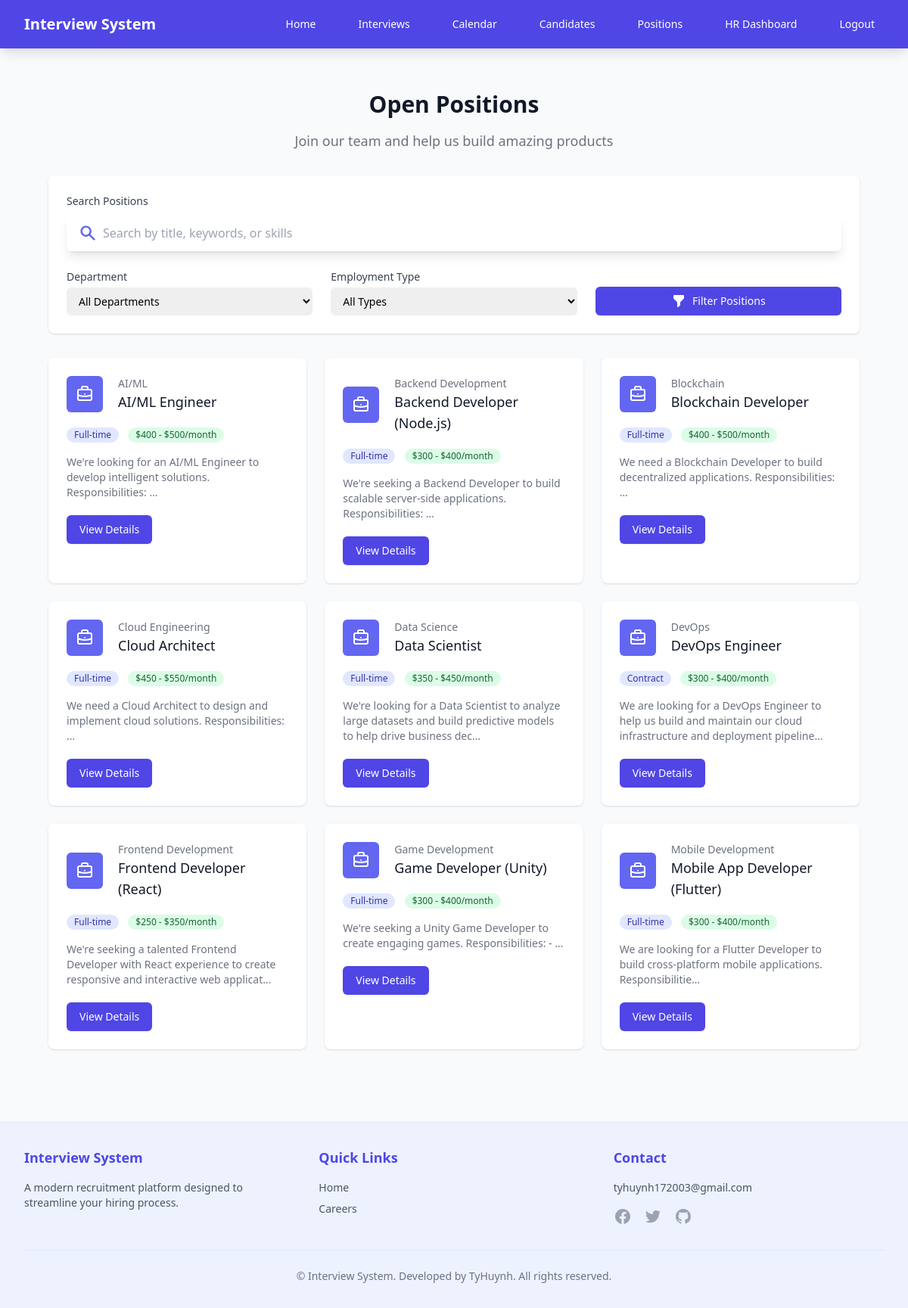
The app's page /careers/positions/ (signed in) with its own data.
### recruitment/models.py (models this page shows, shortened)
class Position(models.Model):
    title = models.CharField(max_length=100)
    description = models.TextField()
    requirements = models.TextField()
    salary_range = models.CharField(max_length=100, blank=True, null=True)  # Thêm trường lương
    department = models.CharField(max_length=100, blank=True, null=True)  # Thêm phòng ban
    is_active = models.BooleanField(default=True)
    EMPLOYMENT_TYPES = [
        ('full_time', 'Full-time'),
        ('part_time', 'Part-time'),
        ('contract', 'Contract'),
        ('temporary', 'Temporary'),
        ('internship', 'Internship'),
        ('remote', 'Remote'),
    ]
    employment_type = models.CharField(
        max_length=20,
        choices=EMPLOYMENT_TYPES,
        default='full_time',
        verbose_name='Employment Type'
    )

### recruitment/views.py (the view)
# urls.py: path('careers/positions/', views.public_position_list, name='public_position_list'),
def public_position_list(request):
    positions = Position.objects.filter(is_active=True)
    search_query = request.GET.get('search', '')
    if search_query:
        positions = positions.filter(
            Q(title__icontains=search_query) |
            Q(description__icontains=search_query) |
            Q(requirements__icontains=search_query)
        )
    department = request.GET.get('department', '')
    if department:
        positions = positions.filter(department=department)
    employment_type = request.GET.get('employment_type', '')
    if employment_type:
        positions = positions.filter(employment_type=employment_type)
    sort_by = request.GET.get('sort', 'title')
    if sort_by == 'title':
        positions = positions.order_by('title')
    elif sort_by == 'department':
        positions = positions.order_by('department', 'title')
    elif sort_by == 'newest':
        positions = positions.order_by('-id')  # Assuming newer positions have higher IDs
    paginator = Paginator(positions, 9)  # Show 9 positions per page
    page = request.GET.get('page')
    try:
        positions = paginator.page(page)
    except PageNotAnInteger:
        positions = paginator.page(1)
    except EmptyPage:
        positions = paginator.page(paginator.num_pages)
    departments = Position.objects.filter(is_active=True).exclude(
        department__isnull=True).exclude(department='').values_list(
        'department', flat=True).distinct()
    employment_types = Position.EMPLOYMENT_TYPES
    context = {
        'positions': positions,
        'departments': departments,
        'employment_types': employment_types,
        'current_sort': sort_by,
    }
    return render(request, 'recruitment/public_position_list.html', context)

### templates/recruitment/public_position_list.html (shortened to what this page needs)
{% extends 'base.html' %}
{% block content %}
<div class="max-w-7xl mx-auto px-4 sm:px-6 lg:px-8 py-8">
    <div class="text-center mb-8">
        <h1 class="text-3xl font-extrabold text-gray-900">Open Positions</h1>
        <p class="mt-4 text-lg text-gray-500">Join our team and help us build amazing products</p>
    </div>
    <div class="bg-white shadow rounded-lg mb-8 p-6">
        <form method="get" class="space-y-6">
            <div class="mb-4">
                <label for="search" class="block text-sm font-medium text-gray-700 mb-2">Search Positions</label>
                <div class="relative rounded-md shadow-lg">
                    <input type="text" name="search" id="search" value="{{ request.GET.search }}"
                        class="block w-full pr-10 pl-12 py-3 text-base border-gray-300 focus:ring-indigo-500 focus:border-indigo-500 rounded-lg"
                        placeholder="Search by title, keywords, or skills">
                    <div class="absolute inset-y-0 left-0 pl-4 flex items-center pointer-events-none">
                    </div>
                </div>
            </div>
            <div class="grid grid-cols-1 md:grid-cols-3 gap-6">
                <div>
                    <label for="department" class="block text-sm font-medium text-gray-700">Department</label>
                    <select id="department" name="department" class="mt-1 block w-full pl-3 pr-10 py-2 text-base border-gray-300 focus:outline-none focus:ring-indigo-500 focus:border-indigo-500 sm:text-sm rounded-md">
                        <option value="">All Departments</option>
                    </select>
                </div>
                <div>
                    <label for="employment_type" class="block text-sm font-medium text-gray-700">Employment Type</label>
                    <select id="employment_type" name="employment_type" class="mt-1 block w-full pl-3 pr-10 py-2 text-base border-gray-300 focus:outline-none focus:ring-indigo-500 focus:border-indigo-500 sm:text-sm rounded-md">
                        <option value="">All Types</option>
                    </select>
                </div>
                <div class="flex items-end">
                    <button type="submit" class="w-full inline-flex justify-center items-center px-4 py-2 border border-transparent text-sm font-medium rounded-md shadow-sm text-white bg-indigo-600 hover:bg-indigo-700 focus:outline-none focus:ring-2 focus:ring-offset-2 focus:ring-indigo-500">
                        <svg class="mr-2 h-5 w-5" xmlns="http://www.w3.org/2000/svg" viewBox="0 0 20 20" fill="currentColor">
                            <path fill-rule="evenodd" d="M3 3a1 1 0 011-1h12a1 1 0 011 1v3a1 1 0 01-.293.707L12 11.414V15a1 1 0 01-.293.707l-2 2A1 1 0 018 17v-5.586L3.293 6.707A1 1 0 013 6V3z" clip-rule="evenodd" />
                        </svg>
                        Filter Positions
                    </button>
                </div>
            </div>
        </form>
    </div>
    {% if positions %}
        <div class="grid grid-cols-1 gap-6 sm:grid-cols-2 lg:grid-cols-3">
            {% for position in positions %}
                <div class="bg-white overflow-hidden shadow rounded-lg">
                    <div class="px-4 py-5 sm:p-6">
                        <div class="flex items-center">
                            <div class="flex-shrink-0 bg-indigo-500 rounded-md p-3">
                            </div>
                            <div class="ml-5 w-0 flex-1">
                                <dl>
                                    <dt class="text-sm font-medium text-gray-500 truncate">
                                        {{ position.department|default:"General" }}
                                    </dt>
                                    <dd>
                                        <div class="text-lg font-medium text-gray-900">
                                            {{ position.title }}
                                        </div>
                                    </dd>
                                </dl>
                            </div>
                        </div>
                        <div class="mt-4">
                            <span class="inline-flex items-center px-2.5 py-0.5 rounded-full text-xs font-medium bg-indigo-100 text-indigo-800">
                                {{ position.get_employment_type_display }}
                            </span>
                            {% if position.salary_range %}
                                <span class="ml-2 inline-flex items-center px-2.5 py-0.5 rounded-full text-xs font-medium bg-green-100 text-green-800">
                                    {{ position.salary_range }}
                                </span>
                            {% endif %}
                        </div>
                        <div class="mt-4 text-sm text-gray-500 line-clamp-3">
                            {{ position.description|truncatechars:150 }}
                        </div>
                        <div class="mt-5">
                            <a href="{% url 'recruitment:public_position_detail' pk=position.pk %}" class="inline-flex items-center px-4 py-2 border border-transparent text-sm font-medium rounded-md shadow-sm text-white bg-indigo-600 hover:bg-indigo-700 focus:outline-none focus:ring-2 focus:ring-offset-2 focus:ring-indigo-500">
                                View Details
                            </a>
                        </div>
                    </div>
                </div>
            {% endfor %}
        </div>
    {% endif %}
</div>
{% endblock %}

### records on screen
Position: department "AI/ML", title "AI/ML Engineer", employment_type "Full-time", salary_range "$400 - $500/month", description "We're looking for an AI/ML Engineer to develop intelligent solutions. Responsibilities: …"
Position: department "Backend Development", title "Backend Developer (Node.js)", employment_type "Full-time", salary_range "$300 - $400/month", description "We're seeking a Backend Developer to build scalable server-side applications. Responsibilities: …"
Position: department "Blockchain", title "Blockchain Developer", employment_type "Full-time", salary_range "$400 - $500/month", description "We need a Blockchain Developer to build decentralized applications. Responsibilities: …"
Position: department "Cloud Engineering", title "Cloud Architect", employment_type "Full-time", salary_range "$450 - $550/month", description "We need a Cloud Architect to design and implement cloud solutions. Responsibilities: …"
Position: department "Data Science", title "Data Scientist", employment_type "Full-time", salary_range "$350 - $450/month", description "We're looking for a Data Scientist to analyze large datasets and build predictive models to help drive business dec…"
Position: department "DevOps", title "DevOps Engineer", employment_type "Contract", salary_range "$300 - $400/month", description "We are looking for a DevOps Engineer to help us build and maintain our cloud infrastructure and deployment pipeline…"
Position: department "Frontend Development", title "Frontend Developer (React)", employment_type "Full-time", salary_range "$250 - $350/month", description "We're seeking a talented Frontend Developer with React experience to create responsive and interactive web applicat…"
Position: department "Game Development", title "Game Developer (Unity)", employment_type "Full-time", salary_range "$300 - $400/month", description "We're seeking a Unity Game Developer to create engaging games. Responsibilities: - …"
Position: department "Mobile Development", title "Mobile App Developer (Flutter)", employment_type "Full-time", salary_range "$300 - $400/month", description "We are looking for a Flutter Developer to build cross-platform mobile applications. Responsibilitie…"
